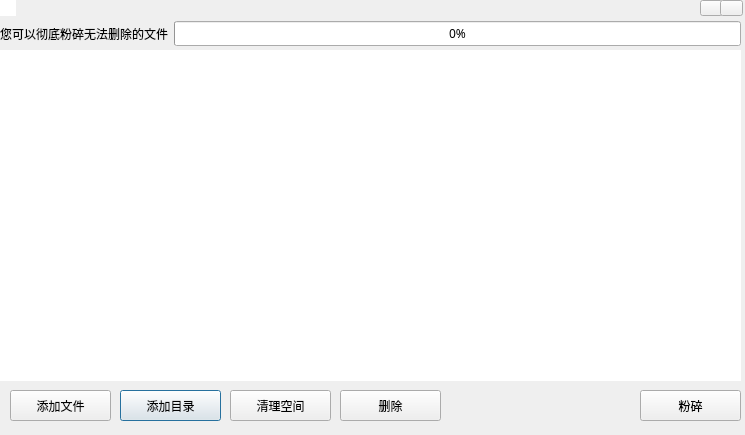
<?xml version="1.0" encoding="UTF-8"?>
<ui version="4.0">
 <class>Dialog</class>
 <widget class="QDialog" name="Dialog">
  <property name="geometry">
   <rect>
    <x>0</x>
    <y>0</y>
    <width>745</width>
    <height>435</height>
   </rect>
  </property>
  <property name="windowTitle">
   <string>文件粉碎</string>
  </property>
  <property name="autoFillBackground">
   <bool>false</bool>
  </property>
  <property name="styleSheet">
   <string notr="true"/>
  </property>
  <widget class="QTableView" name="tableView_Fiels">
   <property name="geometry">
    <rect>
     <x>0</x>
     <y>50</y>
     <width>741</width>
     <height>331</height>
    </rect>
   </property>
   <property name="frameShape">
    <enum>QFrame::NoFrame</enum>
   </property>
  </widget>
  <widget class="QPushButton" name="pushButton_AddFile">
   <property name="geometry">
    <rect>
     <x>10</x>
     <y>390</y>
     <width>101</width>
     <height>31</height>
    </rect>
   </property>
   <property name="font">
    <font>
     <family>微软雅黑</family>
    </font>
   </property>
   <property name="text">
    <string>添加文件</string>
   </property>
   <property name="icon">
    <iconset resource="../SaftUI/saftui.qrc">
     <normaloff>:/back_group/Resources/button/1.png</normaloff>:/back_group/Resources/button/1.png</iconset>
   </property>
   <property name="autoRepeat">
    <bool>false</bool>
   </property>
   <property name="autoDefault">
    <bool>false</bool>
   </property>
   <property name="flat">
    <bool>false</bool>
   </property>
  </widget>
  <widget class="QPushButton" name="pushButton_Add_Dir">
   <property name="geometry">
    <rect>
     <x>120</x>
     <y>390</y>
     <width>101</width>
     <height>31</height>
    </rect>
   </property>
   <property name="font">
    <font>
     <family>微软雅黑</family>
    </font>
   </property>
   <property name="text">
    <string>添加目录</string>
   </property>
  </widget>
  <widget class="QPushButton" name="pushButton_Erase_File">
   <property name="geometry">
    <rect>
     <x>640</x>
     <y>390</y>
     <width>101</width>
     <height>31</height>
    </rect>
   </property>
   <property name="font">
    <font>
     <family>微软雅黑</family>
    </font>
   </property>
   <property name="text">
    <string>粉碎</string>
   </property>
   <property name="icon">
    <iconset>
     <normaloff>../SaftUI/Resources/feture_button/5.png</normaloff>../SaftUI/Resources/feture_button/5.png</iconset>
   </property>
  </widget>
  <widget class="ErasePluginTitleBar" name="widget" native="true">
   <property name="geometry">
    <rect>
     <x>0</x>
     <y>0</y>
     <width>751</width>
     <height>21</height>
    </rect>
   </property>
   <property name="autoFillBackground">
    <bool>true</bool>
   </property>
   <property name="styleSheet">
    <string notr="true"/>
   </property>
   <widget class="QToolButton" name="toolButton_Min">
    <property name="geometry">
     <rect>
      <x>700</x>
      <y>0</y>
      <width>23</width>
      <height>16</height>
     </rect>
    </property>
    <property name="autoFillBackground">
     <bool>false</bool>
    </property>
    <property name="styleSheet">
     <string notr="true">border-image: url(:/back_group/Resources/min_button/minback.png);</string>
    </property>
    <property name="text">
     <string/>
    </property>
    <property name="icon">
     <iconset>
      <normaloff>../SaftUI/Resources/min_button/minb1.png</normaloff>../SaftUI/Resources/min_button/minb1.png</iconset>
    </property>
    <property name="popupMode">
     <enum>QToolButton::DelayedPopup</enum>
    </property>
    <property name="toolButtonStyle">
     <enum>Qt::ToolButtonFollowStyle</enum>
    </property>
    <property name="arrowType">
     <enum>Qt::NoArrow</enum>
    </property>
   </widget>
   <widget class="QGraphicsView" name="graphicsView">
    <property name="geometry">
     <rect>
      <x>0</x>
      <y>0</y>
      <width>16</width>
      <height>16</height>
     </rect>
    </property>
    <property name="styleSheet">
     <string notr="true">background-image: url(:/back_group/Resources/min_button/catalog_8.png);</string>
    </property>
    <property name="frameShape">
     <enum>QFrame::NoFrame</enum>
    </property>
   </widget>
   <widget class="QToolButton" name="toolButton_Close">
    <property name="geometry">
     <rect>
      <x>720</x>
      <y>0</y>
      <width>23</width>
      <height>16</height>
     </rect>
    </property>
    <property name="autoFillBackground">
     <bool>false</bool>
    </property>
    <property name="styleSheet">
     <string notr="true">border-image: url(:/back_group/Resources/min_button/minback.png);</string>
    </property>
    <property name="text">
     <string/>
    </property>
    <property name="icon">
     <iconset>
      <normaloff>../SaftUI/Resources/min_button/close.png</normaloff>../SaftUI/Resources/min_button/close.png</iconset>
    </property>
    <property name="popupMode">
     <enum>QToolButton::DelayedPopup</enum>
    </property>
    <property name="toolButtonStyle">
     <enum>Qt::ToolButtonFollowStyle</enum>
    </property>
    <property name="arrowType">
     <enum>Qt::NoArrow</enum>
    </property>
   </widget>
  </widget>
  <widget class="QPushButton" name="pushButton_Delete">
   <property name="geometry">
    <rect>
     <x>340</x>
     <y>390</y>
     <width>101</width>
     <height>31</height>
    </rect>
   </property>
   <property name="font">
    <font>
     <family>微软雅黑</family>
    </font>
   </property>
   <property name="text">
    <string>删除</string>
   </property>
  </widget>
  <widget class="QWidget" name="formLayoutWidget">
   <property name="geometry">
    <rect>
     <x>59</x>
     <y>460</y>
     <width>591</width>
     <height>234</height>
    </rect>
   </property>
   <layout class="QFormLayout" name="formLayout">
    <property name="fieldGrowthPolicy">
     <enum>QFormLayout::AllNonFixedFieldsGrow</enum>
    </property>
   </layout>
  </widget>
  <widget class="QPushButton" name="pushButton_FreeSpace">
   <property name="geometry">
    <rect>
     <x>230</x>
     <y>390</y>
     <width>101</width>
     <height>31</height>
    </rect>
   </property>
   <property name="font">
    <font>
     <family>微软雅黑</family>
    </font>
   </property>
   <property name="text">
    <string>清理空间</string>
   </property>
  </widget>
  <widget class="QWidget" name="">
   <property name="geometry">
    <rect>
     <x>0</x>
     <y>20</y>
     <width>741</width>
     <height>27</height>
    </rect>
   </property>
   <layout class="QHBoxLayout" name="horizontalLayout">
    <item>
     <widget class="QLabel" name="label">
      <property name="font">
       <font>
        <family>微软雅黑</family>
        <pointsize>9</pointsize>
        <weight>50</weight>
        <bold>false</bold>
       </font>
      </property>
      <property name="text">
       <string>您可以彻底粉碎无法删除的文件</string>
      </property>
     </widget>
    </item>
    <item>
     <widget class="QProgressBar" name="progressBar_FreeSpace">
      <property name="font">
       <font>
        <family>微软雅黑</family>
       </font>
      </property>
      <property name="value">
       <number>0</number>
      </property>
     </widget>
    </item>
   </layout>
  </widget>
 </widget>
 <customwidgets>
  <customwidget>
   <class>ErasePluginTitleBar</class>
   <extends>QWidget</extends>
   <header>eraseplugintitlebar.h</header>
   <container>1</container>
  </customwidget>
 </customwidgets>
 <resources>
  <include location="../SaftUI/saftui.qrc"/>
 </resources>
 <connections/>
</ui>
